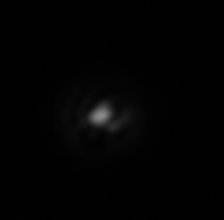
#> input picture M-squared/85-0mA_Raw_ZScan_0-2mm/image_0.tif, 224 x 220 px; its folder holds 4 pictures in this run
$ jupyter execute gaussian.ipynb
#> lines starting #> are read from the running program, lines starting #| are printed output that depends on the picture
[cell 1]
import cv2, os
import numpy as np
import matplotlib.pyplot as plt

[cell 2]
filedir = "85-0mA_Raw_ZScan_0-2mm"

for filename in os.listdir(filedir):
    print(filename)
    img = cv2.imread(os.path.join(filedir, filename))
#> img is the input picture: shape (220, 224, 3); min 0, max 138, mean 2.4

fig, ax = plt.subplots()
im = ax.imshow(img)
ax.set(title=filename)
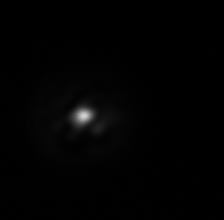
#> shown: shape (220, 224, 3); min 0, max 210, mean 2.4
